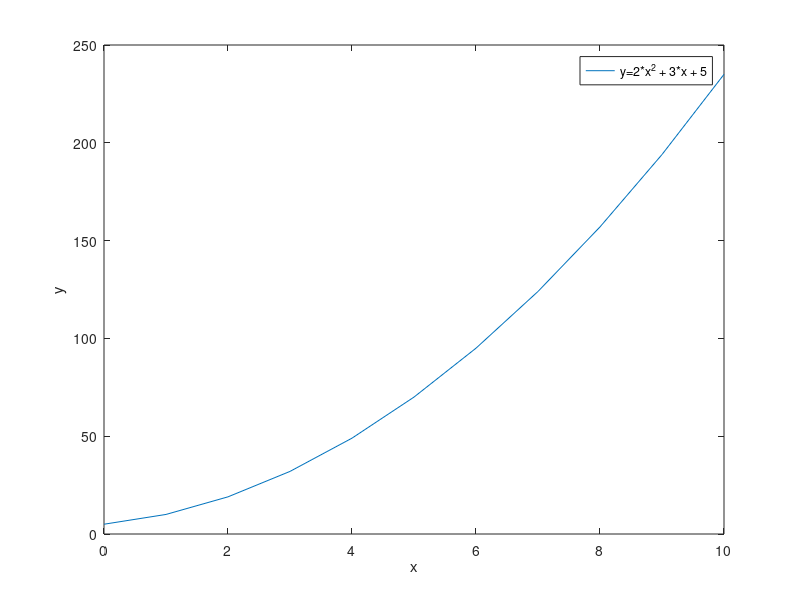

MATLAB code to generate this figure:
% plot y=2*x^2 + 3*x + 5 where 0<=x<=10
x=0:10;
y=zeros(1,11);

for i=1:11
    y(i)=2*x(i)^2 + 3*x(i) + 5;
end
plot(x,y);
xlabel('x');
ylabel('y');
legend('y=2*x^2 + 3*x + 5');